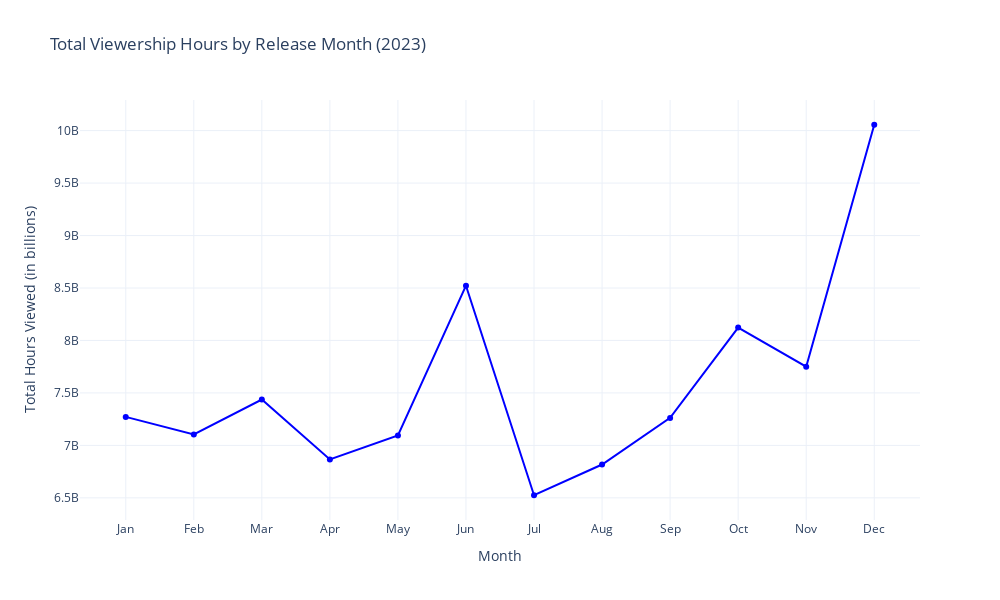

Notebook code cell kept with this figure:
### Code cell
monthly_viewership = df.groupby('Release Month')['Hours Viewed'].sum()

fig = go.Figure(data=[
    go.Scatter(
        x=monthly_viewership.index,
        y=monthly_viewership.values,
        mode='lines+markers',
        marker=dict(color='blue'),
        line=dict(color='blue')
    )
])

fig.update_layout(
    title='Total Viewership Hours by Release Month (2023)',
    xaxis_title='Month',
    yaxis_title='Total Hours Viewed (in billions)',
    xaxis=dict(
        tickmode='array',
        tickvals=list(range(1, 13)),
        ticktext=['Jan', 'Feb', 'Mar', 'Apr', 'May', 'Jun', 'Jul', 'Aug', 'Sep', 'Oct', 'Nov', 'Dec']
    ),
    height=600,
    width=1000
)

fig.show()

### Figure 1 — Plotly figure (JSON) as saved in the notebook; plotly's stock layout.template omitted (floating-point values rounded to 4 significant figures)
{"data": [{"line": {"color": "blue"}, "marker": {"color": "blue"}, "mode": "lines+markers", "type": "scatter", "x": [1, 2, 3, 4, 5, 6, 7, 8, 9, 10, 11, 12], "y": [7271600000, 7103700000, 7437100000, 6865700000, 7094600000, 8522000000, 6524800000, 6817800000, 7262200000, 8123200000, 7749500000, 10055800000]}], "layout": {"height": 600, "title": {"text": "Total Viewership Hours by Release Month (2023)"}, "width": 1000, "xaxis": {"tickmode": "array", "ticktext": ["Jan", "Feb", "Mar", "Apr", "May", "Jun", "Jul", "Aug", "Sep", "Oct", "Nov", "Dec"], "tickvals": [1, 2, 3, 4, 5, 6, 7, 8, 9, 10, 11, 12], "title": {"text": "Month"}}, "yaxis": {"title": {"text": "Total Hours Viewed (in billions)"}}}}
